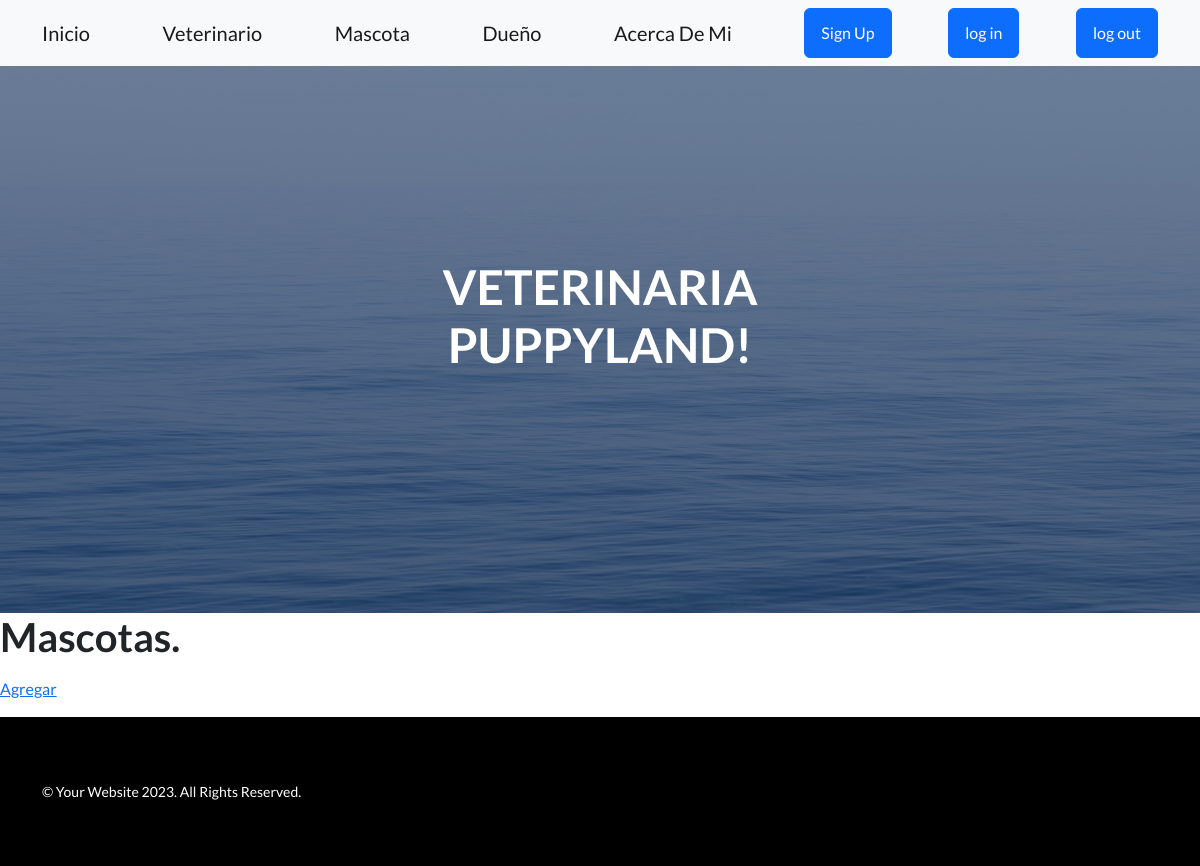
/app/listaAnimales/ (signed in), run on an earlier commit of the app's database.
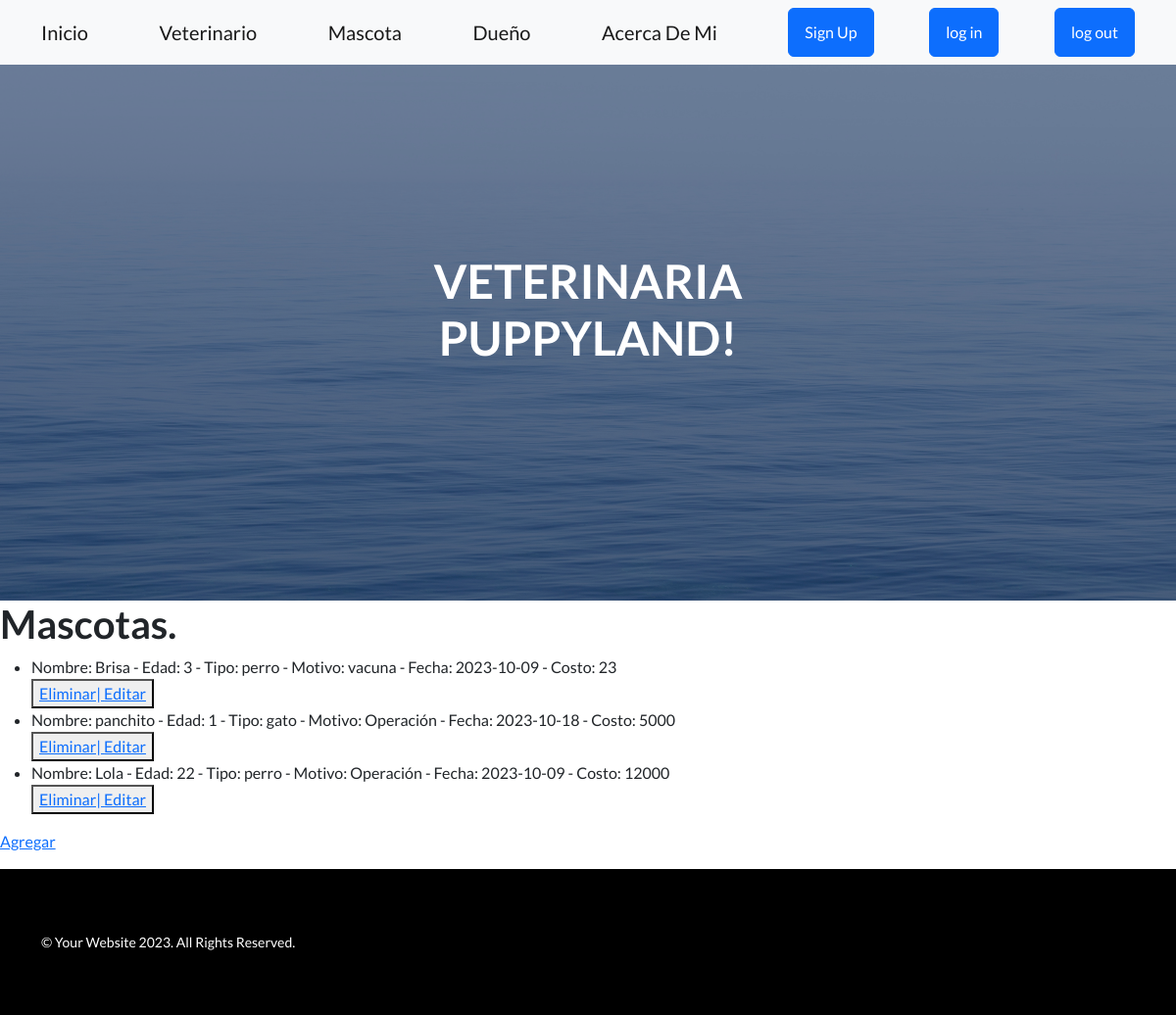
And on a later commit of the database.
### AppVeterinaria/models.py (models this page shows)
class Animal(models.Model):
    nombreAnimal = models.CharField(max_length=40)
    edad = models.IntegerField()
    tipo = models.CharField(max_length=40)
    motivo = models.CharField(max_length=40)
    fecha = models.DateField()
    costo = models.IntegerField()
    def __str__(self):
        return f"Nombre: {self.nombreAnimal} - Edad: {self.edad} - Tipo: {self.tipo} - Motivo: {self.motivo} - Fecha: {self.fecha} - Costo: {self.costo} "

### AppVeterinaria/views.py (the view)
# urls.py: path("listaAnimales/", views.lista_animales, name="ListaAnimales"),
@login_required
def lista_animales(request):
    animales = Animal.objects.all()
    return render(request, "AppVeterinaria/listaAnimal.html", {"animales": animales})

### AppVeterinaria/templates/AppVeterinaria/listaAnimal.html
{% extends 'AppVeterinaria/base NavYFoot.html' %}
{% load static %}
{% block herencia %}
<h1>Mascotas.</h1>
<ul>
    {% for a in animales %}
        <li>{{a}}</li>
        <button>
            <a href="{% url 'EliminarAnimal' a.id %}">Eliminar| </a>
            <a href="{% url 'EditarAnimal' a.id %}">Editar </a>
        </button>
        <br>
    {% endfor %}
    </ul>
    <p>
        <a href= "{% url 'FormularioAnimal' %}">Agregar</a>
    </p>
{% endblock %}

What changed in the data, as far as the page shows it:
added Animal: nombreAnimal+edad+tipo "Nombre: Brisa - Edad: 3 - Tipo: perro - Motivo: vacuna - Fecha: 2023-10-09 - Costo: 23"
added Animal: nombreAnimal+edad+tipo "Nombre: panchito - Edad: 1 - Tipo: gato - Motivo: Operación - Fecha: 2023-10-18 - Costo: 5000"
added Animal: nombreAnimal+edad+tipo "Nombre: Lola - Edad: 22 - Tipo: perro - Motivo: Operación - Fecha: 2023-10-09 - Costo: 12000"
